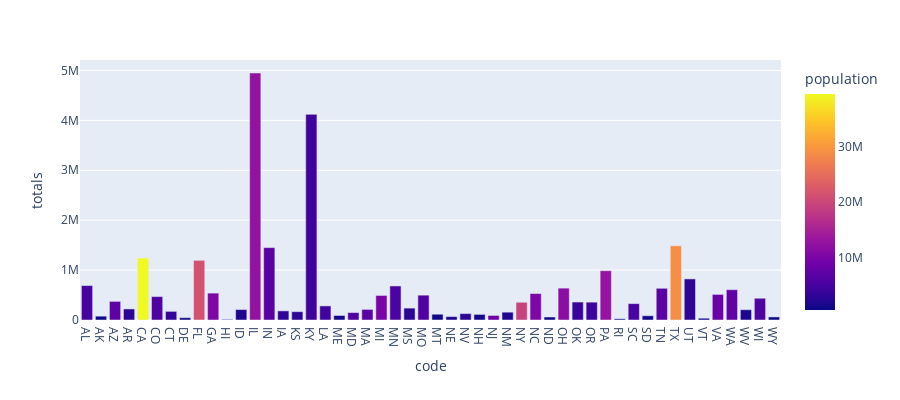

This figure's notebook cell:
### Markdown cell above
## Plotting states for 2019 to see how it looks

### Code cell
fig = px.bar(ann_sales_pop_bystate[ann_sales_pop_bystate.year == '2019'], x = 'code', y = 'totals', color = 'population', labels={'pop:population of US'}, height= 400)
fig.show()

### Figure 1 — Plotly figure (JSON) as saved in the notebook; plotly's stock layout.template omitted (floating-point values rounded to 4 significant figures)
{"data": [{"alignmentgroup": "True", "hovertemplate": "code=%{x}<br>totals=%{y}<br>population=%{marker.color}<extra></extra>", "legendgroup": "", "marker": {"color": [4903000.0, 731500.0, 7279000.0, 3018000.0, 39510000.0, 5759000.0, 3565000.0, 973800.0, 21480000.0, 10620000.0, 1416000.0, 1787000.0, 12670000.0, 6732000.0, 3155000.0, 2913000.0, 4468000.0, 4649000.0, 1344000.0, 6046000.0, 6893000.0, 9987000.0, 5640000.0, 2976000.0, 6137000.0, 1069000.0, 1934000.0, 3080000.0, 1360000.0, 8882000.0, 2097000.0, 19450000.0, 10490000.0, 762100.0, 11690000.0, 3957000.0, 4218000.0, 12800000.0, 1059000.0, 5149000.0, 884700.0, 6829000.0, 29000000.0, 3206000.0, 624000.0, 8536000.0, 7615000.0, 1792000.0, 5822000.0, 578800.0], "coloraxis": "coloraxis"}, "name": "", "offsetgroup": "", "orientation": "v", "showlegend": false, "textposition": "auto", "type": "bar", "x": ["AL", "AK", "AZ", "AR", "CA", "CO", "CT", "DE", "FL", "GA", "HI", "ID", "IL", "IN", "IA", "KS", "KY", "LA", "ME", "MD", "MA", "MI", "MN", "MS", "MO", "MT", "NE", "NV", "NH", "NJ", "NM", "NY", "NC", "ND", "OH", "OK", "OR", "PA", "RI", "SC", "SD", "TN", "TX", "UT", "VT", "VA", "WA", "WV", "WI", "WY"], "xaxis": "x", "y": [690084, 76923, 372912, 221344, 1240632, 469535, 172935, 46427, 1195539, 539113, 12666, 209275, 4949570, 1450565, 182802, 167010, 4120892, 282264, 90626, 148813, 212316, 492171, 682356, 238388, 497858, 115823, 68236, 128312, 112173, 91257, 156829, 355374, 530365, 60389, 638495, 360043, 357700, 987886, 24338, 328221, 85426, 635313, 1487212, 823270, 35843, 512766, 607170, 206196, 435685, 61291], "yaxis": "y"}], "layout": {"barmode": "relative", "coloraxis": {"colorbar": {"title": {"text": "population"}}, "colorscale": [[0.0, "#0d0887"], [0.1111, "#46039f"], [0.2222, "#7201a8"], [0.3333, "#9c179e"], [0.4444, "#bd3786"], [0.5556, "#d8576b"], [0.6667, "#ed7953"], [0.7778, "#fb9f3a"], [0.8889, "#fdca26"], [1.0, "#f0f921"]]}, "height": 400, "legend": {"tracegroupgap": 0}, "margin": {"t": 60}, "xaxis": {"anchor": "y", "domain": [0.0, 1.0], "title": {"text": "code"}}, "yaxis": {"anchor": "x", "domain": [0.0, 1.0], "title": {"text": "totals"}}}}
